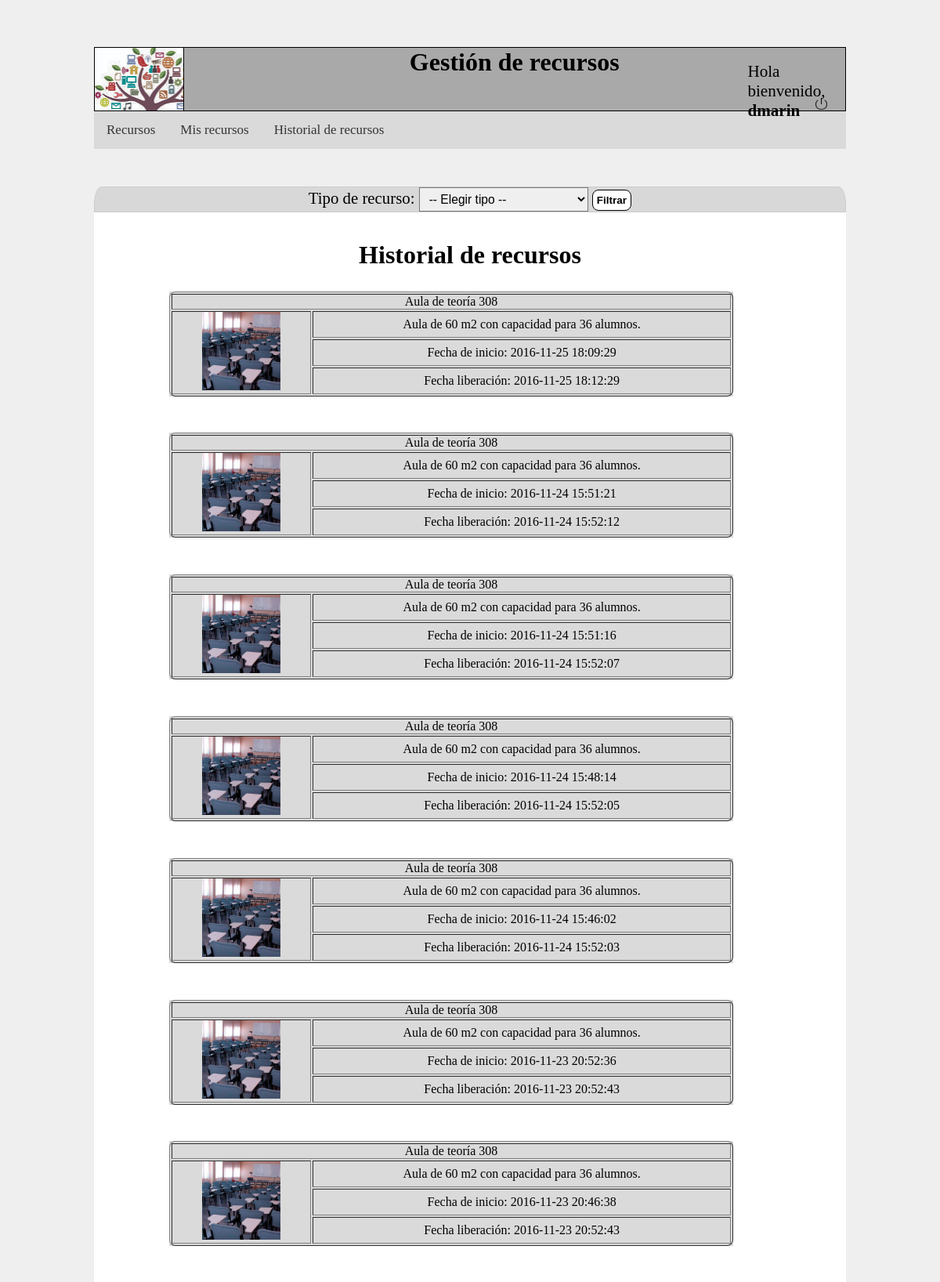
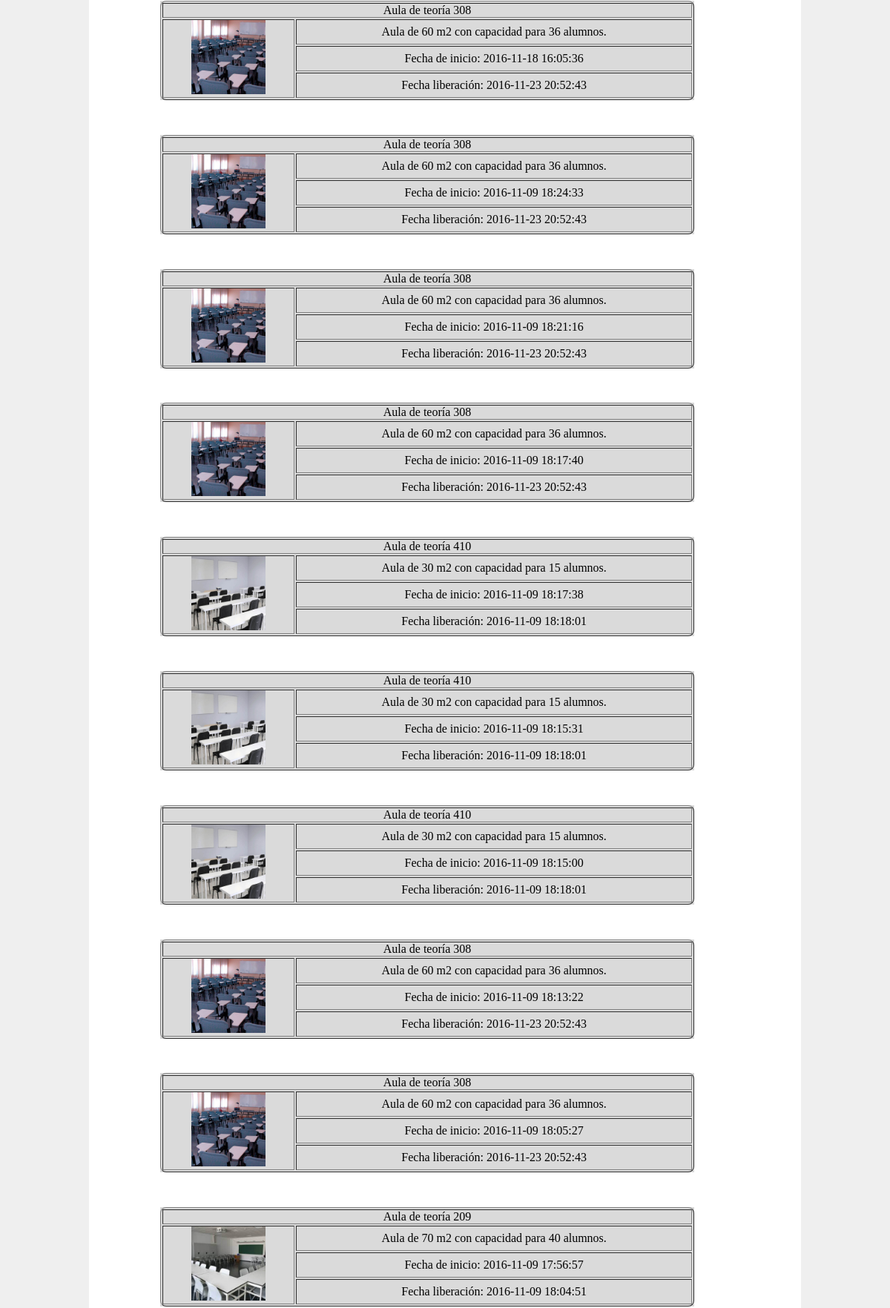
Page /proyecto3/php/historial_recursos.php (signed in, upper part) on the committed database (2 pictures, top to bottom).
### tables this page shows
CREATE TABLE `tbl_usuario` (
  `usu_id` int(3) NOT NULL,
  `usu_nickname` varchar(15) NOT NULL,
  `usu_nombre` varchar(15) NOT NULL,
  `usu_apellido` varchar(15) NOT NULL,
  `usu_correo` varchar(30) NOT NULL,
  `usu_cargo` varchar(15) NOT NULL DEFAULT 'usuario',
  `usu_contrasena` varchar(15) NOT NULL,
  `usu_estado` varchar(20) NOT NULL DEFAULT 'alta'
);

CREATE TABLE `tbl_reserva` (
  `res_id` int(4) NOT NULL,
  `res_fechainicio` datetime NOT NULL,
  `res_fechafinal` datetime DEFAULT NULL,
  `res_recursoid` int(2) NOT NULL,
  `res_usuarioid` int(3) NOT NULL
);

CREATE TABLE `tbl_recurso` (
  `rec_id` int(2) NOT NULL,
  `rec_nombre` varchar(30) NOT NULL,
  `rec_foto` varchar(15) NOT NULL DEFAULT '0.jpg',
  `rec_descripcion` varchar(200) NOT NULL,
  `rec_tipoid` int(2) NOT NULL,
  `rec_estado` varchar(15) NOT NULL DEFAULT 'Disponible'
);

### proyecto3/php/historial_recursos.php (the view, shortened to what this page needs)
<?php
		$conexion = mysqli_connect('localhost', 'root', '', 'bd_proyecto2');
		$mysqli = new mysqli("localhost", "root", "", "bd_proyecto2");
		$con =	"SELECT * FROM `tbl_usuario` WHERE `usu_id` = '". $_SESSION["usu_id"] ."'";
		$result	=	mysqli_query($mysqli,$con);
		while ($fila = mysqli_fetch_row($result))
			{
				$usu_nickname	=	$fila[1];
				$usuario = $_SESSION['usu_id'];
			}
		$sql = "SELECT * FROM tbl_tiporecurso ORDER BY tr_id";
		$finalizado_sql =	" SELECT * FROM tbl_reserva INNER JOIN tbl_recurso ON tbl_recurso.rec_id = tbl_reserva.res_recursoid WHERE res_fechafinal IS NOT NULL AND  res_usuarioid='$usuario'";
		extract($_REQUEST);
		$finalizado_sql .= "ORDER BY `tbl_reserva`.`res_id`  DESC";
		$finalizados = mysqli_query($conexion, $finalizado_sql);
		$tipos = mysqli_query($conexion, $sql);
?>
<!DOCTYPE html>
<html>
<head>
	<link rel="stylesheet" type="text/css" href="../css/recursos.css">
</head>
<body>
	<div class="header">
			<div class="logo">
			</div>
			<h1 align="center">Gestión de recursos</h1>
			<div class="profile">
			<p class="welcome">Hola bienvenido, <br /><b>
			<?php echo $usu_nickname; ?></b>
			</p>
			</div>
			<div class="logout">
				<a href="logout.proc.php" onclick="return logout();">
					<img class="img_logout" src="../img/logout_small.png" alt="Cerrar sesión">
				</a>
			</div>
		</div>
<nav>
	<ul class="topnav">
		<li class="li"><a href="recursos.php">Recursos</a></li>
		<li class="li"><a href="misrecursos.php">Mis recursos</a></li>
		<li class="li"><a href="#">Historial de recursos</a></li>
	</ul>
</nav>
<div class="container">
	<?php
	if(mysqli_num_rows($finalizados)>0 && mysqli_num_rows($tipos)>0){
		?>
	<form action="historial_recursos.php" method="get" class="formtipo">
	Tipo de recurso:
		<select name="tr_id">
			<option value="0">-- Elegir tipo --</option>
		</select>
		<input type="submit" name="enviar" value="Filtrar">
	</form>
	<br/>
	<br/>
	<h1>Historial de recursos</h1>
	<br/>
	<?php
		if(mysqli_num_rows($finalizados)>0){
								while($finalizado=mysqli_fetch_array($finalizados)){
									echo "<div class='content_rec'>";
									echo "<table border>";
										echo "<tr>";
											echo "<td colspan='2'>" . $finalizado['rec_nombre'] . "</td>";
										echo "</tr>";
										echo "<tr>";
											echo "<td rowspan='3'><img class='img_recu' src='../img/recursos/".$finalizado['rec_foto']."' width='100'></td>";
											echo "<td>".$finalizado['rec_descripcion']."</td>";
										echo "</tr>";
										echo "<tr>";
											echo "<td>Fecha de inicio: " .$finalizado['res_fechainicio']. "</td>";
										echo "</tr>";
										echo "<tr>";
											echo "<td>Fecha liberación: " .$finalizado['res_fechafinal']. "</td>";
											echo "</tr>";
									echo "</table>";
									echo "</div>";
					}
				}
			} else {
				echo "Aún no has reservado ningun recurso";
			}
		?>
</div>
</body>
</html>

### proyecto3/css/recursos.css (style rules this page uses)
* { margin:0px; padding:0px; }
body { background-color: #EFEFEF; width: 80%; margin: 5% 10%; }
.header { height: 80px; background-color: #A9A9A9; border: solid 1px black; }
.logo { background-image: url("../img/banner_opt.jpg"); height: 100%; width: 11.75%; border-right: solid 1px black; float: left; }
.welcome { position: relative; margin-left: 85%; width: 25%; }
nav { margin: 0; padding: 0; background-color: #DADADA; }
nav ul.topnav { list-style-type: none; overflow: hidden; }
nav ul.topnav li { float: left; }
nav ul.topnav li a { display: inline-block; color: #333; text-align: center; padding: 14px 16px; text-decoration: none; transition: 0.3s; font-size: 17px; }
.profile { width: 20%; margin-left: 70%; margin-top: -2%; font-size: 1.32em; }
.container { background-color: white; width: 100%; border-radius:1em; height: 100%; margin-top: 2%; text-align: center; font-size: 1em; }
.content_rec { margin-top: 1%; margin-bottom: 2%; text-align:center; width: 75%; background-color:#DADADA; margin-left: 10%; }
.content_rec table { width: 100%; border-radius: 8px 8px 8px 8px; }
.formtipo { margin-top: 5%; }
.img_logout { width: 8%; margin-left: 75% }
.logout { width: 20%; position: relative; margin-left: 81%; margin-top: -3%; }
.formtipo { font-size: 1.3em; border: 1px solid #ccc; background-color: #D8D8D8; border-top-left-radius: 0.5em 1em; border-top-right-radius: 0.5em 1em; }
select { padding: 5px 8px; box-shadow: none; background-image: none; font-size:0.75em; }
input { font-weight: bold; cursor: pointer; padding: 5px; border: 1px solid #000; background: #fff; border-radius: 8px 8px 8px 8px; font-size: 0.65em; }

### rows in the picture
tbl_usuario: usu_nickname "dmarin"
tbl_reserva: tbl_recurso.rec_nombre "Aula de teoría 308", tbl_recurso.rec_foto (picture), tbl_recurso.rec_descripcion "Aula de 60 m2 con capacidad para 36 alumnos.", res_fechainicio "2016-11-25 18:09:29", res_fechafinal "2016-11-25 18:12:29"
tbl_reserva: tbl_recurso.rec_nombre "Aula de teoría 308", tbl_recurso.rec_foto (picture), tbl_recurso.rec_descripcion "Aula de 60 m2 con capacidad para 36 alumnos.", res_fechainicio "2016-11-24 15:51:21", res_fechafinal "2016-11-24 15:52:12"
tbl_reserva: tbl_recurso.rec_nombre "Aula de teoría 308", tbl_recurso.rec_foto (picture), tbl_recurso.rec_descripcion "Aula de 60 m2 con capacidad para 36 alumnos.", res_fechainicio "2016-11-24 15:51:16", res_fechafinal "2016-11-24 15:52:07"
tbl_reserva: tbl_recurso.rec_nombre "Aula de teoría 308", tbl_recurso.rec_foto (picture), tbl_recurso.rec_descripcion "Aula de 60 m2 con capacidad para 36 alumnos.", res_fechainicio "2016-11-24 15:48:14", res_fechafinal "2016-11-24 15:52:05"
tbl_reserva: tbl_recurso.rec_nombre "Aula de teoría 308", tbl_recurso.rec_foto (picture), tbl_recurso.rec_descripcion "Aula de 60 m2 con capacidad para 36 alumnos.", res_fechainicio "2016-11-24 15:46:02", res_fechafinal "2016-11-24 15:52:03"
tbl_reserva: tbl_recurso.rec_nombre "Aula de teoría 308", tbl_recurso.rec_foto (picture), tbl_recurso.rec_descripcion "Aula de 60 m2 con capacidad para 36 alumnos.", res_fechainicio "2016-11-23 20:52:36", res_fechafinal "2016-11-23 20:52:43"
tbl_reserva: tbl_recurso.rec_nombre "Aula de teoría 308", tbl_recurso.rec_foto (picture), tbl_recurso.rec_descripcion "Aula de 60 m2 con capacidad para 36 alumnos.", res_fechainicio "2016-11-23 20:46:38", res_fechafinal "2016-11-23 20:52:43"
tbl_reserva: tbl_recurso.rec_nombre "Aula de teoría 308", tbl_recurso.rec_foto (picture), tbl_recurso.rec_descripcion "Aula de 60 m2 con capacidad para 36 alumnos.", res_fechainicio "2016-11-18 16:05:36", res_fechafinal "2016-11-23 20:52:43"
tbl_reserva: tbl_recurso.rec_nombre "Aula de teoría 308", tbl_recurso.rec_foto (picture), tbl_recurso.rec_descripcion "Aula de 60 m2 con capacidad para 36 alumnos.", res_fechainicio "2016-11-09 18:24:33", res_fechafinal "2016-11-23 20:52:43"
tbl_reserva: tbl_recurso.rec_nombre "Aula de teoría 308", tbl_recurso.rec_foto (picture), tbl_recurso.rec_descripcion "Aula de 60 m2 con capacidad para 36 alumnos.", res_fechainicio "2016-11-09 18:21:16", res_fechafinal "2016-11-23 20:52:43"
tbl_reserva: tbl_recurso.rec_nombre "Aula de teoría 308", tbl_recurso.rec_foto (picture), tbl_recurso.rec_descripcion "Aula de 60 m2 con capacidad para 36 alumnos.", res_fechainicio "2016-11-09 18:17:40", res_fechafinal "2016-11-23 20:52:43"
tbl_reserva: tbl_recurso.rec_nombre "Aula de teoría 410", tbl_recurso.rec_foto (picture), tbl_recurso.rec_descripcion "Aula de 30 m2 con capacidad para 15 alumnos.", res_fechainicio "2016-11-09 18:17:38", res_fechafinal "2016-11-09 18:18:01"
tbl_reserva: tbl_recurso.rec_nombre "Aula de teoría 410", tbl_recurso.rec_foto (picture), tbl_recurso.rec_descripcion "Aula de 30 m2 con capacidad para 15 alumnos.", res_fechainicio "2016-11-09 18:15:31", res_fechafinal "2016-11-09 18:18:01"
tbl_reserva: tbl_recurso.rec_nombre "Aula de teoría 410", tbl_recurso.rec_foto (picture), tbl_recurso.rec_descripcion "Aula de 30 m2 con capacidad para 15 alumnos.", res_fechainicio "2016-11-09 18:15:00", res_fechafinal "2016-11-09 18:18:01"
tbl_reserva: tbl_recurso.rec_nombre "Aula de teoría 308", tbl_recurso.rec_foto (picture), tbl_recurso.rec_descripcion "Aula de 60 m2 con capacidad para 36 alumnos.", res_fechainicio "2016-11-09 18:13:22", res_fechafinal "2016-11-23 20:52:43"
tbl_reserva: tbl_recurso.rec_nombre "Aula de teoría 308", tbl_recurso.rec_foto (picture), tbl_recurso.rec_descripcion "Aula de 60 m2 con capacidad para 36 alumnos.", res_fechainicio "2016-11-09 18:05:27", res_fechafinal "2016-11-23 20:52:43"
tbl_reserva: tbl_recurso.rec_nombre "Aula de teoría 209", tbl_recurso.rec_foto (picture), tbl_recurso.rec_descripcion "Aula de 70 m2 con capacidad para 40 alumnos.", res_fechainicio "2016-11-09 17:56:57", res_fechafinal "2016-11-09 18:04:51"
